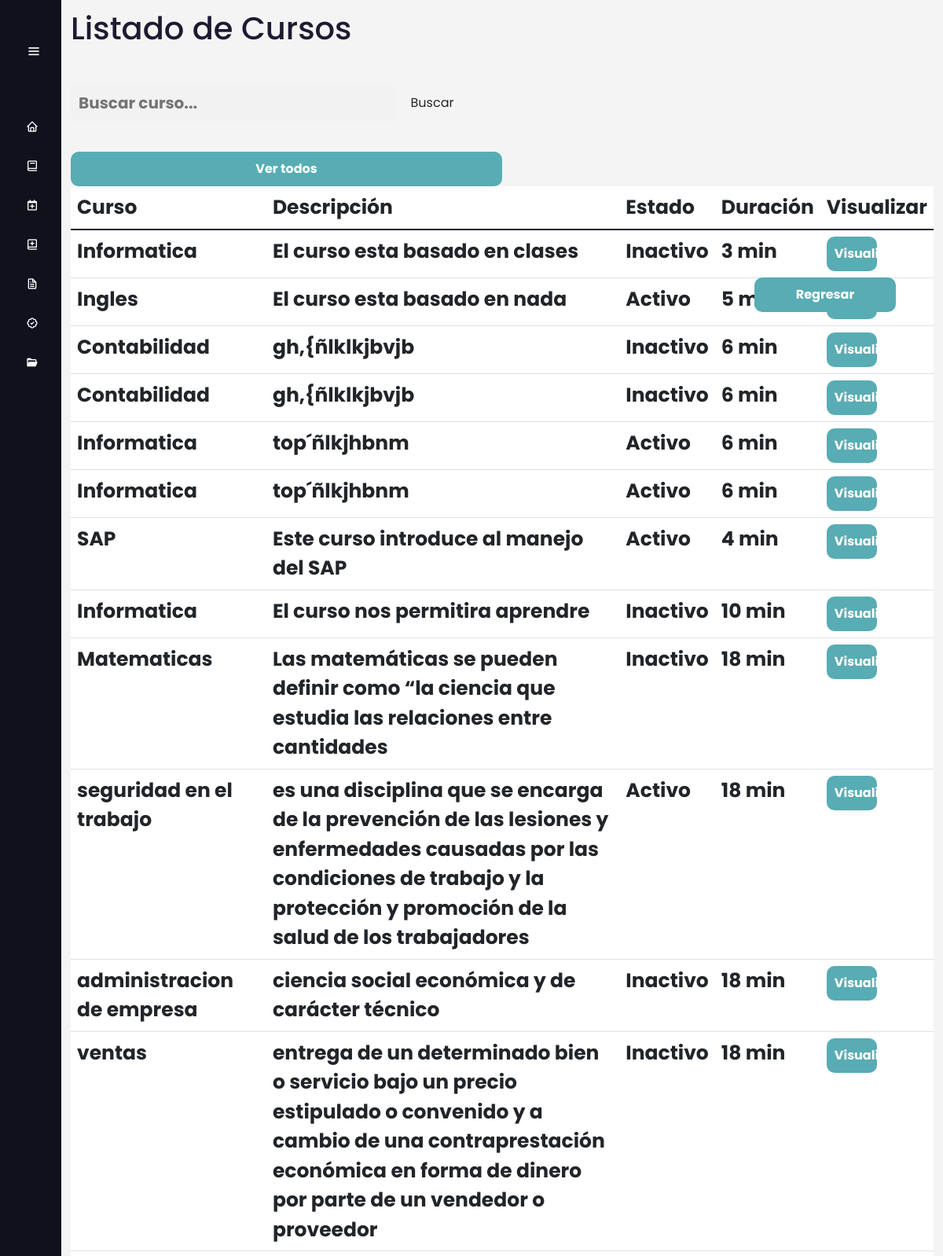
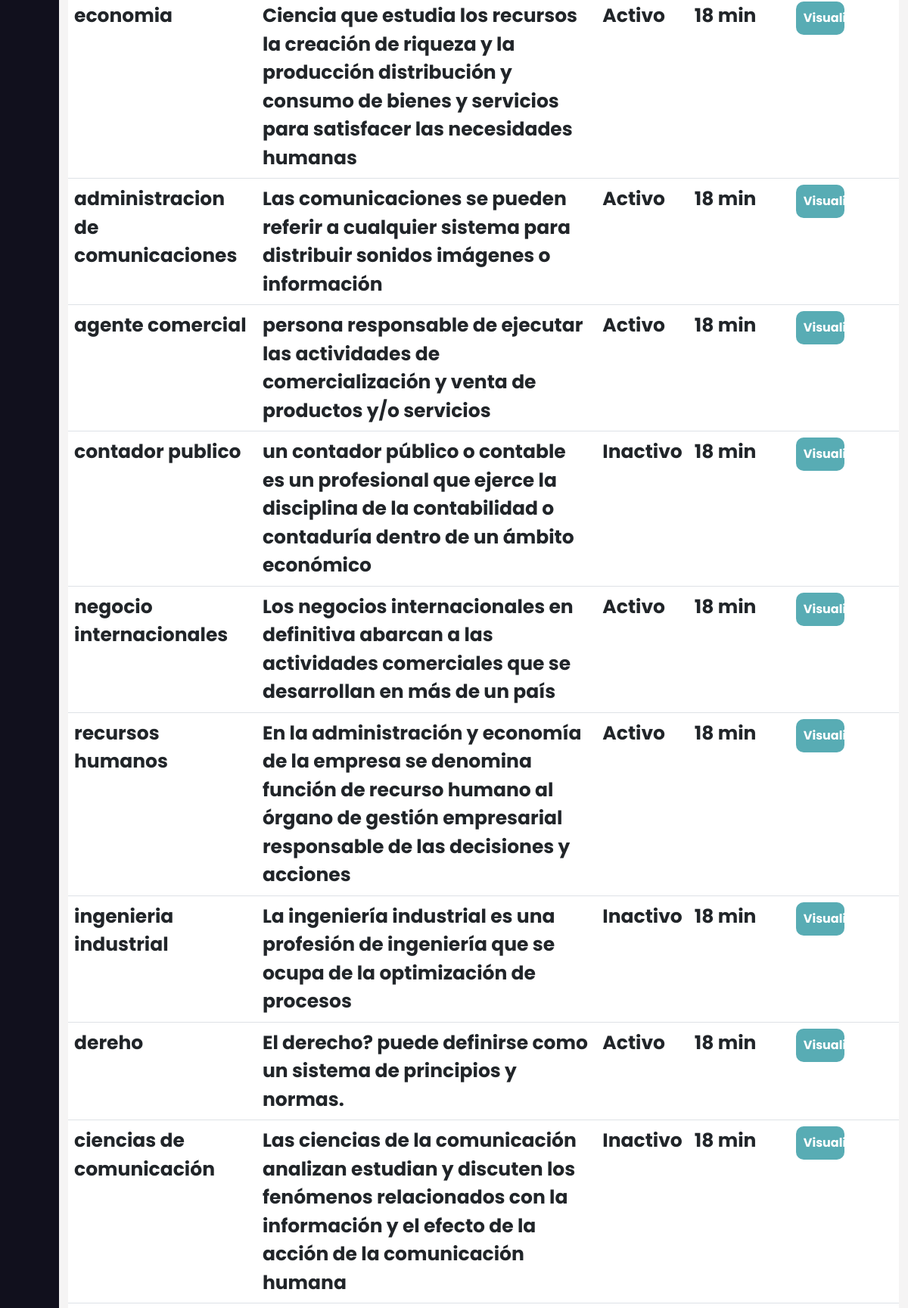
Screenshot of /cursos/lista_de_cursos/ (upper part) with the database file from the repository (2 pictures, top to bottom).
### AppCursos/models.py (models this page shows, shortened)
class Cursos(models.Model):
     nombre_curso=models.CharField(max_length=100)
     descripcion_curso = models.CharField(max_length=500)
     estado_curso= models.BooleanField(default=False)
     duracion_curso = models.IntegerField(blank=True, null=True)
     iconoCurso = models.ImageField(upload_to='IconosCurso', null=True,blank=True)
     id_cargo=models.ForeignKey(Cargo, on_delete=models.CASCADE,null=True)
     class Meta:
          verbose_name_plural = 'Cursos'

### AppCursos/views.py (the view)
# urls.py: path('lista_de_cursos/', views.Listar_cursos, name='listar_cursos'),
def Listar_cursos(request):
    listarc = Cursos.objects.all()
    context = {'listarc':listarc}
    return render(request,'Cursos/listar_cursos.html',context)

### Templates/Cursos/listar_cursos.html
{% extends 'Layout/Base.html' %}
{% load static %}
{% block content %}
<link rel="stylesheet" href="{% static 'Css/Curso.css' %}">
	<div class="home_content">
		<div class="text">
            <h1> Listado de Cursos </h1>
            <br>
            <form class="search" action="{% url 'filtrar' %}" method="GET">
                <input type="text" class="search-bar" name="search" placeholder="Buscar curso...">
                <input type="submit" class="btn search-btn" value="Buscar">
            </form>
            <br>
            <a href="{% url 'listar_cursos' %}">
                <button>
                Ver todos
            </button>
            </a>
            <div class="table-responsive" >
                <table class="table table-hover " id="tablam">
                    <thead>
                        <tr>
                            <th scope="col">Curso</th>
                            <th scope="col">Descripción</th>
                            <th scope="col">Estado</th>
                            <th scope="col">Duración</th>
                            <th scope="col">Visualizar</th>
                        </tr>
                    </thead>
                    <tbody class="table-group-divider">
                        {% for curso in listarc %}
                            <tr>
                                <th scope="row">{{curso.nombre_curso}}</th>
                                <th scope="row">{{curso.descripcion_curso}}</th>
                                {% if curso.estado_curso %}
                                <th scope="row">Activo</th>
                                {% else %}
                                <th scope="row">Inactivo</th>
                                {% endif %}
                                <th scope="row">{{curso.duracion_curso}} min
                                </th>
                                <td>
                                        <a href="{% url 'ver_cursos' curso.id %}">
                                        <button  class="back3">Visualizar</button>
                                    </a>
                                </td>
                            </tr>
                    </tbody>
                    {% endfor %}
                </table>
            </div>
        </div>
    </div>
    <a href="{% url 'cursos' %}" id="back2">
		<div>
			<button class="back">Regresar</button>
		</div>
	</a>
{% endblock %}

### static/Css/Estilo.css (style rules this page uses)
* { margin: 0; padding: 0; box-sizing: border-box; font-family: "Poppins", sans-serif; }
body { position: relative; min-height: 100vh; width: 100%; overflow: hidden; }

### static/Css/Curso.css (style rules this page uses)
body { margin: 0; padding: 0; box-sizing: border-box; background-color: #f2f0f0b4; overflow-y: scroll; }
.home_content { position: absolute; height: 100%; width: calc(100% - 78px); left: 78px; transition: all 0.5s ease; }
.home_content .text { font-size: 25px; font-weight: 500; color: #1d1b31; margin: 12px; }
button { width: 50%; padding: 10px; border: none; border-radius: 10px; background-color: #58acb4; color: #fff; font-size: 16px; font-weight: bold; cursor: pointer; }
input[type="text"], #id_duracion_curso, #id_iconoCurso, #id_numero_intentos, #id_instrucciones_evaluacion { background-color: #f2f2f2; border: none; border-radius: 10px; outline: none; padding: 10px; transition: all 0.3s ease; font-size: 20px; font-weight: bold; color: #333; }
.back { position: fixed; top: 5%; right: 5%; width: 15vw; font-size: 16px; font-weight: bold; cursor: pointer; transition: all 0.3s ease; }

### rows the page displays
Cursos: nombre_curso "Informatica", descripcion_curso "El curso esta basado en clases", estado_curso "Inactivo", duracion_curso "3"
Cursos: nombre_curso "Ingles", descripcion_curso "El curso esta basado en nada", estado_curso "Activo", duracion_curso "5"
Cursos: nombre_curso "Contabilidad", descripcion_curso "gh,{ñlklkjbvjb", estado_curso "Inactivo", duracion_curso "6"
Cursos: nombre_curso "Contabilidad", descripcion_curso "gh,{ñlklkjbvjb", estado_curso "Inactivo", duracion_curso "6"
Cursos: nombre_curso "Informatica", descripcion_curso "top´ñlkjhbnm", estado_curso "Activo", duracion_curso "6"
Cursos: nombre_curso "Informatica", descripcion_curso "top´ñlkjhbnm", estado_curso "Activo", duracion_curso "6"
Cursos: nombre_curso "SAP", descripcion_curso "Este curso introduce al manejo del SAP", estado_curso "Activo", duracion_curso "4"
Cursos: nombre_curso "Informatica", descripcion_curso "El curso nos permitira aprendre", estado_curso "Inactivo", duracion_curso "10"
Cursos: nombre_curso "Matematicas", descripcion_curso "Las matemáticas se pueden definir como “la ciencia que estudia las relaciones entre cantidades", estado_curso "Inactivo", duracion_curso "18"
Cursos: nombre_curso "seguridad en el trabajo", descripcion_curso "es una disciplina que se encarga de la prevención de las lesiones y enfermedades causadas por las condiciones de trabajo y la protección y promoción de la salud de los trabajadores", estado_curso "Activo", duracion_curso "18"
Cursos: nombre_curso "administracion de empresa", descripcion_curso "ciencia social económica y de carácter técnico", estado_curso "Inactivo", duracion_curso "18"
Cursos: nombre_curso "ventas", descripcion_curso "entrega de un determinado bien o servicio bajo un precio estipulado o convenido y a cambio de una contraprestación económica en forma de dinero por parte de un vendedor o proveedor", estado_curso "Inactivo", duracion_curso "18"
Cursos: nombre_curso "economia", descripcion_curso "Ciencia que estudia los recursos la creación de riqueza y la producción distribución y consumo de bienes y servicios para satisfacer las necesidades humanas", estado_curso "Activo", duracion_curso "18"
Cursos: nombre_curso "administracion de comunicaciones", descripcion_curso "Las comunicaciones se pueden referir a cualquier sistema para distribuir sonidos imágenes o información", estado_curso "Activo", duracion_curso "18"
Cursos: nombre_curso "agente comercial", descripcion_curso "persona responsable de ejecutar las actividades de comercialización y venta de productos y/o servicios", estado_curso "Activo", duracion_curso "18"
Cursos: nombre_curso "contador publico", descripcion_curso "un contador público o contable es un profesional que ejerce la disciplina de la contabilidad o contaduría dentro de un ámbito económico", estado_curso "Inactivo", duracion_curso "18"
Cursos: nombre_curso "negocio internacionales", descripcion_curso "Los negocios internacionales en definitiva abarcan a las actividades comerciales que se desarrollan en más de un país", estado_curso "Activo", duracion_curso "18"
Cursos: nombre_curso "recursos humanos", descripcion_curso "En la administración y economía de la empresa se denomina función de recurso humano al órgano de gestión empresarial responsable de las decisiones y acciones", estado_curso "Activo", duracion_curso "18"
Cursos: nombre_curso "ingenieria industrial", descripcion_curso "La ingeniería industrial es una profesión de ingeniería que se ocupa de la optimización de procesos", estado_curso "Inactivo", duracion_curso "18"
Cursos: nombre_curso "dereho", descripcion_curso "El derecho? puede definirse como un sistema de principios y normas.", estado_curso "Activo", duracion_curso "18"
Cursos: nombre_curso "ciencias de comunicación", descripcion_curso "Las ciencias de la comunicación analizan estudian y discuten los fenómenos relacionados con la información y el efecto de la acción de la comunicación humana", estado_curso "Inactivo", duracion_curso "18"
